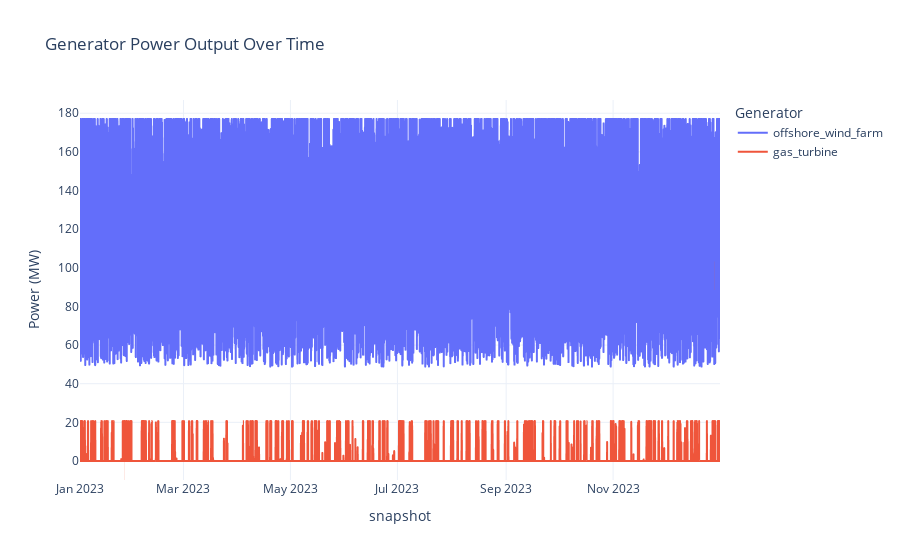

The cell this chart's notebook holds for it:
### Code cell
import plotly.express as px

# Get the wind power at each timestep in the problem
generator_power = n.generators_t.p
data_centre_power = n.loads_t.p["data_centre_load"]
# battery_power = n.links_t.p["bess_charger"] - n.links_t.p["bess_discharger"]
fig = px.line(
    data_frame=generator_power,
    x=generator_power.index,
    y=generator_power.columns,
    title="Generator Power Output Over Time",
    labels={"value": "Power (MW)", "variable": "Generator"},
    template="plotly_white",
)
fig.show()

### Figure 1 — Plotly figure (JSON) as saved in the notebook; plotly's stock layout.template omitted (floating-point values rounded to 4 significant figures; data arrays with more than 128 entries replaced by an {"elided": "..."} marker saying what was removed)
{"data": [{"hovertemplate": "Generator=offshore_wind_farm<br>snapshot=%{x}<br>Power (MW)=%{y}<extra></extra>", "legendgroup": "offshore_wind_farm", "line": {"color": "#636efa", "dash": "solid"}, "marker": {"symbol": "circle"}, "mode": "lines", "name": "offshore_wind_farm", "showlegend": true, "type": "scattergl", "x": {"elided": "8760 str values"}, "xaxis": "x", "y": {"elided": "8760 float values"}, "yaxis": "y"}, {"hovertemplate": "Generator=gas_turbine<br>snapshot=%{x}<br>Power (MW)=%{y}<extra></extra>", "legendgroup": "gas_turbine", "line": {"color": "#EF553B", "dash": "solid"}, "marker": {"symbol": "circle"}, "mode": "lines", "name": "gas_turbine", "showlegend": true, "type": "scattergl", "x": {"elided": "8760 str values"}, "xaxis": "x", "y": {"elided": "8760 float values"}, "yaxis": "y"}], "layout": {"legend": {"title": {"text": "Generator"}, "tracegroupgap": 0}, "title": {"text": "Generator Power Output Over Time"}, "xaxis": {"anchor": "y", "domain": [0, 1], "title": {"text": "snapshot"}}, "yaxis": {"anchor": "x", "domain": [0, 1], "title": {"text": "Power (MW)"}}}}
